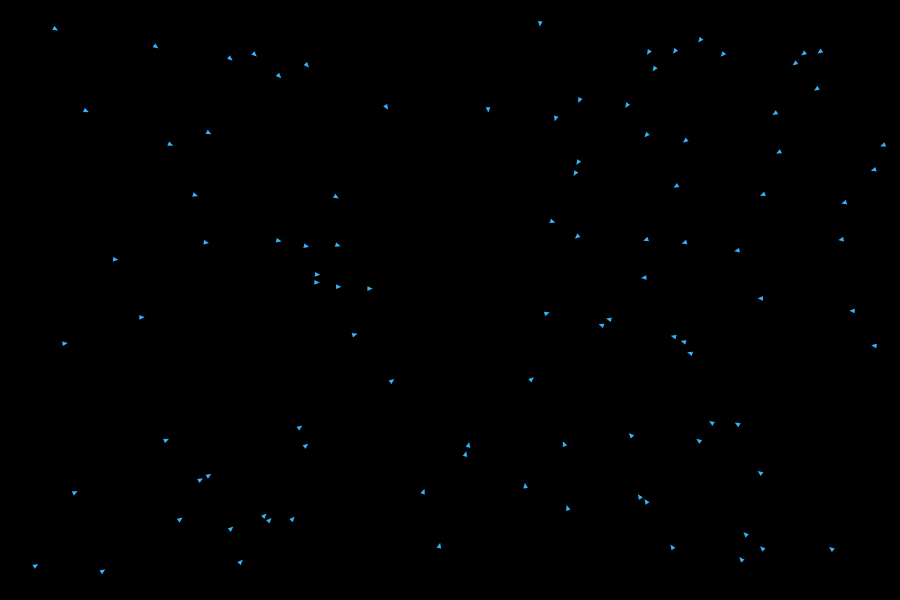
Frame 1 (no input)
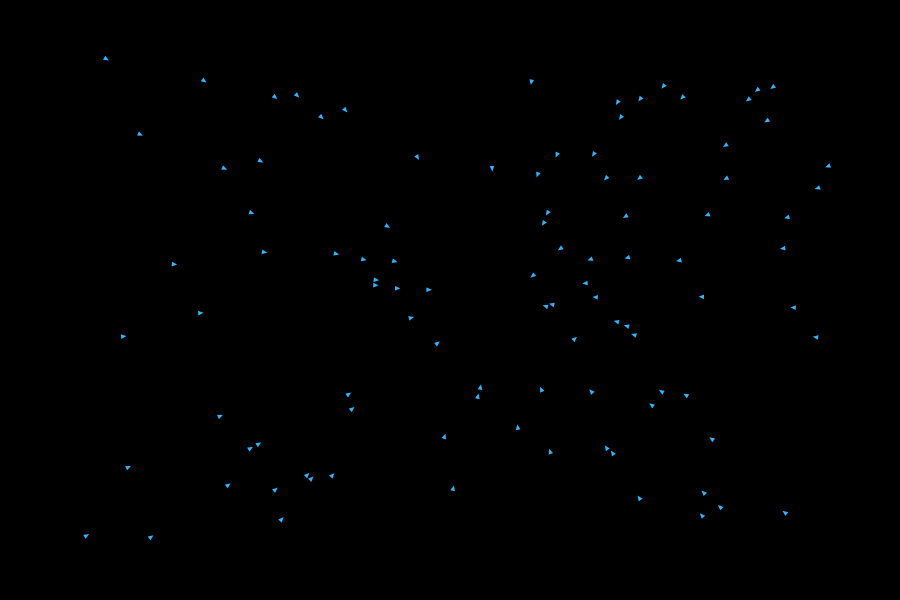
Frame 60 (the mouse pressed at the canvas centre just before this capture)
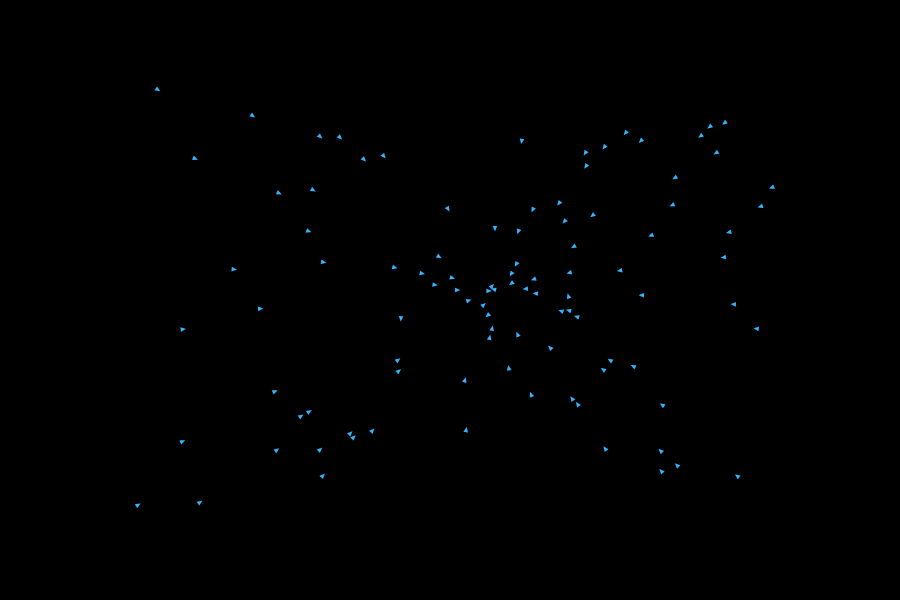
Frame 120 (the mouse held since frame 60 and released just before this capture)

The Processing sketch that drew these frames (run headless with seeded random() and noise(); from frame 60 on, the mouse is pressed at the canvas centre):

// Processing sketch: Boids_Vorlage
// ── Boids_Vorlage.pde
//Anzahl der Vögel die zu Beginn generiert werden sollen
int num = 100;
//Diese Liste merkt sich die individuellen Vögel, die zum Schwarm gehören
ArrayList<Bird> schwarm = new ArrayList<Bird>();
//Sichtweite der Vögel
float visualRange = 5;
//relative einheit für Dichte des Schwarms
float schwarmDichte = 100;
//größe der Vögel
int vogelGroesse = 5;

void setup() {
  size(900, 600);  //Bild- breite und höhe
  noStroke();      //Formen haben keine Umrisslinien (optional)

  //Loop erzeugt für die oben angegeben Zahl je einen Vogel und fügt ihn zum Schwarm hinzu
  for (int i = 0; i < num; i++) {
    schwarm.add(neuerZufallsVogel());  //fügt der Liste Schwarm einen neuen Vogel hinzu, der in "neuerZufallsVogel()" generiert wird
  }
}


void draw() {
  background(0);  //Macht den Hintergrund schwarz
  PVector schwerpunkt = getMeanPosition(schwarm);
  PVector meanDir = getMeanVelocity(schwarm);
  for (Bird vogel : schwarm) {  //nimmt nach einander jedes Element in der Liste schwarm und weist ihn der Variable vogel zu
    turnToMean(vogel, schwerpunkt);
    //velocityToMean(vogel, meanDir, schwerpunkt);
    noCollision(vogel, visualRange);
    beispielRegeln(vogel);  //Beispielfunktion, damit Du eien Überblick bekommst, wi Du vorgehen könntest
    vogel.move();  //bewegt den gerade ausgewählten Vogel
    vogel.blit();  //zeichnet den Vogel auf den Bildschirm
  }
}

//Diese Funktion erzeugt einen neuen Vogel mit zufälligen Parametern
Bird neuerZufallsVogel() {  //Bird bedeutet hier, dass die Funktion einen Vogel zurückgibt
  PVector pos = new PVector(random (10, width-10), random(10, height-10));  //zufällige Posizion
  PVector vel = new PVector(random(-10, 10), random(-10, 10));    //zufällige Blickrichtung
  vel.normalize();  //Der Pfeil, der din die Plickrichtung zeigt bekommt die länge 1. Wichtig, da eine anderer Parameter die geschwindigkeit regelt
  float speed = 1;  //Geschwindigkeit des Vogels
  color farbe = color(50, 180, 255); //Farbe des Vogels in RGB Werten angegeben
  return new Bird(pos, vel, speed, vogelGroesse, farbe);  //Gibt den Vogel zurück
}

//Verhindert, dass Vögel den Bildschirm verlassen
void beispielRegeln(Bird vogel) {
  PVector position = vogel.getPosition();
  PVector richtung = vogel.getRichtung();

  if ((position.x <= 0 && richtung.x < 0) || (position.x >= width && richtung.x > 0)) {
    vogel.setRichtung(-richtung.x, richtung.y);
  }
  if ((position.y <= 0 && richtung.y < 0) || (position.y >= height && richtung.y > 0)) {
    vogel.setRichtung(richtung.x, -richtung.y);
  }
}

//Vögel richten sich zur Durchschnittsposition des Schwarms aus, wenn sie weit genug von dieser entfernt sind
void turnToMean(Bird Vogel, PVector meanPosition) {
  PVector position = Vogel.getPosition();
  float dist = sqrt(pow(position.x-meanPosition.x, 2) + pow(position.y-meanPosition.y, 2));
  if (dist >= schwarmDichte) {
    Vogel.setRichtung(meanPosition.x - position.x, meanPosition.y - position.y);
  }
}

//Gibt die Durchschnittsposition der Elemente einer Liste mit Vögeln als PVektor zurück
PVector getMeanPosition(ArrayList<Bird> birds) {
  float xSum = 0;
  float ySum = 0;
  for (Bird v : birds) {
    xSum += v.getPosition().x;
    ySum += v.getPosition().y;
  }
  float xAverage = (float) xSum/birds.size();
  float yAverage = (float) ySum/birds.size();
  point(xAverage, yAverage);
  return new PVector(xAverage, yAverage);
}

//Verhindert, dass Vögel mit einander kollidieren
void noCollision(Bird vogel, float range) {
  ArrayList<Bird> inRange = new ArrayList<Bird>();
  ArrayList<Float> distList = new ArrayList<Float>();
  for (Bird target : schwarm) {
    if (!vogel.equals(target)) {
      float dist = sqrt(pow(vogel.getPosition().x - target.getPosition().x, 2) + pow(vogel.getPosition().y - target.getPosition().y, 2));
      if (dist <= range) {
        inRange.add(target);
        distList.add(dist);
      }
    }
  }

  if (inRange.size() > 0) {
    float xSum = 0;
    float ySum = 0;
    for (int i = 0; i < inRange.size(); i++) {
      xSum += inRange.get(i).getPosition().x;
      ySum += inRange.get(i).getPosition().y;
    }
    float xAverage = xSum/inRange.size();
    float yAverage = ySum/inRange.size();
    PVector position = vogel.getPosition();
    vogel.setRichtung((position.x-xAverage), (position.y-yAverage));
  }
}

PVector getMeanVelocity(ArrayList<Bird> list) {
  float xSum = 0;
  float ySum = 0;
  for (Bird target : list) {
    PVector richtung = target.getRichtung();
    xSum += richtung.x;
    ySum += richtung.y;
  }
  float xAverage = (float) xSum/list.size();
  float yAverage = (float) ySum/list.size();
  return new PVector(xAverage, yAverage);
}

void velocityToMean(Bird vogel, PVector newDirection, PVector meanPosition) {
  PVector position = vogel.getPosition();
  float dist = sqrt(pow(position.x-meanPosition.x, 2) + pow(position.y-meanPosition.y, 2));
  if (dist <= schwarmDichte) {
    vogel.setRichtung(newDirection);
  }
}

// ── bird.pde
/**
* Exemplar der Klasse ist ein Vogel, der durch ein Dreieck auf dem Bildschirm repräsentiert wird.
*/
class Bird {

  //Position des Vogels. (0,0) ist die obere linke Ecke. x wird nach rechts größer, y wird nach unten größer
  private PVector _position;
  //gibt die richtung an, in die der Vogel zeigt. die länge des Pfeils (Vectors) muss mit .normalize() immer auf 1 gesetzt werden (siehe unten).
  private PVector _richtung;
  //gibt die geschwindigkeit des Vogels an
  private float _geschwindigkeit;
  //bestimmt die größe des Vogels
  private final int GROESSE;
  //Farbe des Vogels
  private final color FARBE;

  /**
  *  Erzeugt einen neuen Vogel
  *
  * @param position          Vektor der die Position des Vogels auf dem Bildschirm zu Beginn angibt
  * @param richtung          Vektor der angibt in welche Richtung der Vogel zu Beginn schaut
  * @param geschwindigkeit   Geschwindigkeit, mit der sich der Vogel fortbewegen wird
  * @param groesse           Größe des Vogels. Kann nicht mehr verändert werden.
  * @param farbe             Farbe des Vogels. Kann nicht mehr verändert werden.    entweder color(r,b,g) mit r,b,g von 0 bis 255 oder nur 0-255 für graustufen
  */
  public Bird(PVector position, PVector richtung, float geschwindigkeit, int groesse, color farbe) {
    _position = position;
    _richtung = richtung;
    _geschwindigkeit = geschwindigkeit;
    GROESSE = groesse;
    FARBE = farbe;
  }

  /**
  * Gibt die aktuelle position als Vektor zurück
  *
  * @return PVector mit der Position. return.x ist die X-Position, return.y ist die Y-Position
  */
  public PVector getPosition() {
    return _position;
  }
  
  /**
  * Gibt die Blickrichtung des Vogels zurück
  *
  * @return PVector mit der Blickrichtung
  */
  public PVector getRichtung() {
    return _richtung;
  }
  
  /**
  * Gibt die aktuelle Geschwindigkeit des Vogels zurück
  *
  * @return float mit der Geschwindigkeit
  */
  public float getGeschwindigkeit() {
    return _geschwindigkeit;
  }
  
  /**
  * Gibt die Größe des Vogels zurück
  *
  * @return int mit der Größe des Vogels
  */
  public int getGroesse() {
    return GROESSE;
  }

  /**
  * Bewegt den Vogel um die Geschwindigkeit des Vogels in Blickrichtung des Vogels
  */
  public void move() {
    _position.x += _geschwindigkeit * _richtung.x;  //Ändert die X-Position
    _position.y += _geschwindigkeit * _richtung.y;  //Ändert die Y-Position
  }

  /**
  * Erlaubt es Dir die Richtug des Vogels mittels eines Vectors zu ändern
  *
  * @param PVector mit neuer Richtung
  */
  public void setRichtung(PVector newR) {
    _richtung = newR;
    _richtung.normalize();    //Setzt den Richtungspfeil auf die Länge 1 (damit nur die _geschwindigkeit die Geschwindigkeit beeinflusst
  }
  
  /**
  * Erlaubt es Dir die Richtug des Vogels mittels mit individuelle Verten zu ändern
  *
  * @param x die neue X-Richtung
  * @param y die neue Y-Richtung
  */
  public void setRichtung(float x, float y) {
    _richtung.x = x;
    _richtung.y = y;
    _richtung.normalize();    //Setzt den Richtungspfeil auf die Länge 1 (damit nur die _geschwindigkeit die Geschwindigkeit beeinflusst
  }
  
  /**
  * Erlaubt es dir die Geschwindigkeit des Vogels zu verändern
  *
  * @param speed neue Geschwindigkeit des Vogels
  */
  public void setSpeed(float speed) {
    if(speed < 0)
    {
      speed = - speed;  //Stellt sicher, dass die Geschwindigkeit positiv ist (keine rückwärts fliegenden Vögel, bitte)
    }
    
    if(speed != 0) {  //Stellt sicher, dass die neue Geschwindigkeit nicht null ist (im Flug stehenbleiben ist nicht gesund!)
    _geschwindigkeit = speed;
    }
  }
  
  
  /**
  * Zeichent den Vogel auf den Bildschirm indem die Eckpunkte des Dreiecks auf einen Kreis gemalt werden
  * Diese Funktion funktioniert wie sie soll und muss zur Lösung der Aufgabe nicht bearbeitet werden.
  * Je nachdem wie weit ihr im Matheunterricht seid kannst Du dir ja trotzdem überlegen was da genau passiert
  */
  public void blit() {
    float _phi = atan((_richtung.y/_richtung.x)); //Bestimmt den Winkel des ersten Punktes auf dem Kreis aus der Blickrichtung
    if (_richtung.x < 0) {
      _phi = _phi + PI;  //Dreht den Vogel um 180° wenn er nach links fliegt damit er nicht rückwärts fliegt (Warum das nötig ist ist eine interessante Frage. Für die Beantwortung gibt es Respekt ud Anerkennung :D)
    }
    float k = 1.5; //Streckungsfaktor, der die vordere Spitze etwas nach vorne zieht (dann sieht mal leichter wohin der Vogel fliegt
    float l = 0.5 * sqrt(pow(GROESSE, 2) + pow (GROESSE/2, 2)); //Radius des Kreises, auf dem die Eckpunkte liegen
    //Position der Punkte auf dem Kreis mit Hilfe der trigonometrischen Funktionen
    float x1 = _position.x + cos(_phi) * k * l;         
    float y1 = _position.y + sin(_phi) * k * l; 
    float x2 = _position.x + cos(_phi+TWO_PI/3) * l; 
    float y2 = _position.y + sin(_phi+TWO_PI/3) * l; 
    float x3 = _position.x + cos(_phi+2*TWO_PI/3) * l; 
    float y3 = _position.y + sin(_phi+2*TWO_PI/3) * l; 
    //Füllt den Vogel mit Farbe
    fill(FARBE); 
    //Malt das Dreieck mit den Koordinaten der Eckpunkte auf den Bildschirm
    triangle(x1, y1, x2, y2, x3, y3);
  }
  
  
  
  
}
